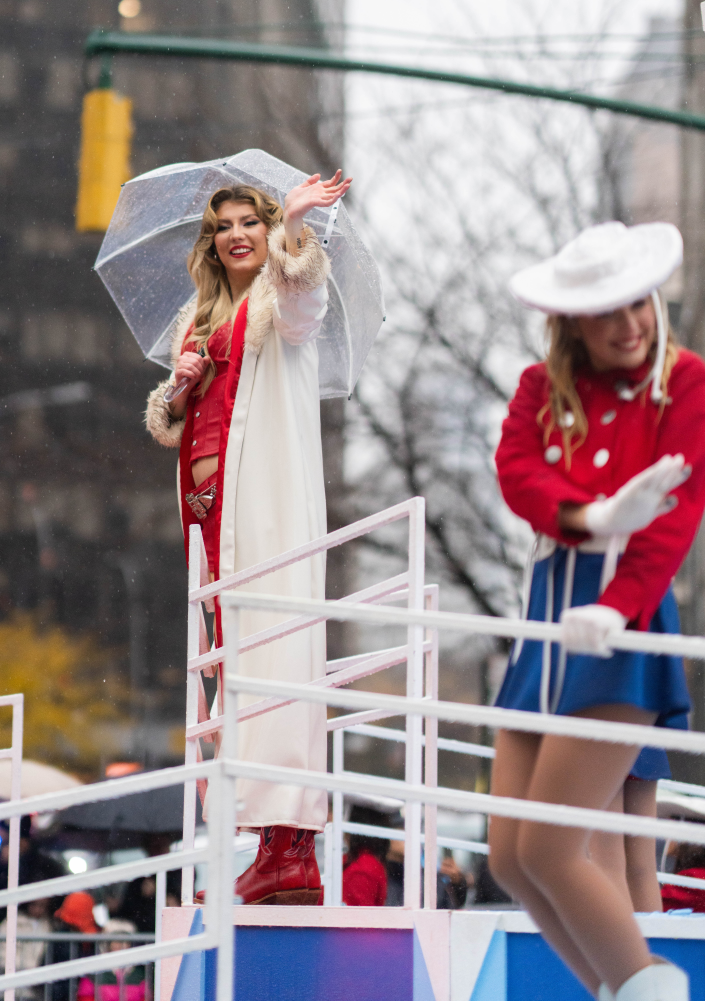
#> input picture photos/storm-parade.jpg, 4935 x 7006 px (shown at 1/7 size); its folder holds 3 pictures in this run
$ python compose.py
#> lines starting #> are read from the running program, lines starting #| are printed output that depends on the picture
#!/usr/bin/env python3
"""Compose the news-image-20261127 entry: one 1024x1024 daily-news card.

Real photographs from Wikimedia Commons, laid out as a restrained daily
briefing card: warm-white paper, one oxblood-red accent, serif headlines,
small-caps kickers, generous whitespace, hairline rules, one-line photo
captions. No AI imagery, no gloss, no gradients.

Masthead: "THE WORLD TODAY" in large black serif on the paper, thin black
rules above and below, one hairline red rule as the only red accent up top.

Layout (1024x1024):
  top row    date left, red REC dot right
  masthead   nameplate + rules
  grey box   one-line standfirst naming all four stories
  lead card  storm photo left, kicker + headline + subhead right
  three cards in a row, each: photo, kicker, headline, subhead, caption
  footer     photo credits left, news sources right

Facts are the verified ones in SOURCES.md. Two photos are file photos and
their captions say so: the parade picture is from 2024 (this year's parade
was postponed, so no 2026 parade photo exists), and the tanker picture
shows a different vessel (no free photo of the Med Emre exists).

Deterministic: fixed layout, fixed fonts, no timestamps, no randomness.
Reads photos from <repo>/photos/ and writes entry.png (JPEG bytes under
the name entry.png) into the repository root.
"""

import os

from PIL import Image, ImageDraw, ImageFont, ImageOps

HERE = os.path.dirname(os.path.abspath(__file__))
REPO = os.path.dirname(HERE)
PHOTOS = os.path.join(REPO, "photos")

W = H = 1024
M = 36
CW = W - 2 * M

PAPER = (253, 252, 248)
INK = (25, 25, 25)
BODY = (58, 56, 52)
GREY = (110, 106, 99)
RED = (158, 27, 50)
HAIR = (217, 212, 199)
BOX = (241, 238, 230)

FONTS = "/usr/share/fonts/truetype/liberation"


def font(name, size):
    return ImageFont.truetype(os.path.join(FONTS, name), size)


SERIF_B = lambda s: font("LiberationSerif-Bold.ttf", s)
SERIF = lambda s: font("LiberationSerif-Regular.ttf", s)
SANS = lambda s: font("LiberationSans-Regular.ttf", s)
SANS_B = lambda s: font("LiberationSans-Bold.ttf", s)
SANS_I = lambda s: font("LiberationSans-Italic.ttf", s)


def wrap(draw, text, fnt, max_w):
    """Greedy word wrap; returns a list of lines that fit max_w."""
    lines, cur = [], ""
    for word in text.split(" "):
        trial = word if not cur else cur + " " + word
        if draw.textlength(trial, font=fnt) <= max_w:
            cur = trial
        else:
            if cur:
                lines.append(cur)
            cur = word
    if cur:
        lines.append(cur)
    return lines


def draw_lines(draw, lines, x, y, fnt, fill, leading):
    for line in lines:
        draw.text((x, y), line, font=fnt, fill=fill)
        y += leading
    return y


def kicker(draw, x, y, text):
    draw.text((x, y), text, font=SANS_B(16), fill=RED)


def photo(path, box_w, box_h, centering=(0.5, 0.5)):
    img = Image.open(os.path.join(PHOTOS, path)).convert("RGB")
    return ImageOps.fit(img, (box_w, box_h), Image.LANCZOS, centering=centering)


def main():
    img = Image.new("RGB", (W, H), PAPER)
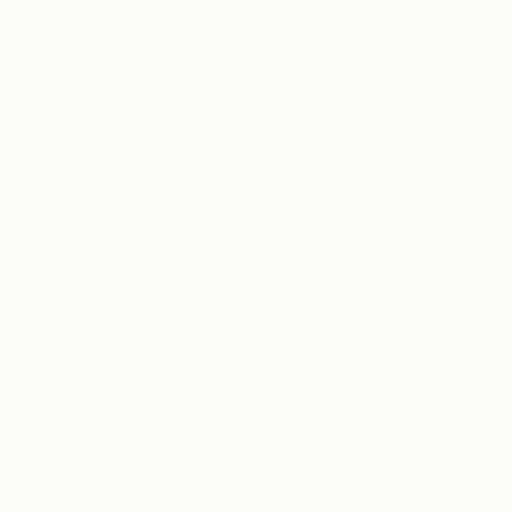
#> img: PIL image 1024x1024 RGB (shown at 1/2 size); mean R, G, B 253, 252, 248
    d = ImageDraw.Draw(img)

    # Top row: date left, red REC dot right.
    d.text((M, 30), "Friday, November 27, 2026", font=SANS(19), fill=INK)
    rec = "REC"
    rw = d.textlength(rec, font=SANS_B(18))
#> rw = 38
    d.ellipse((W - M - rw - 24, 33, W - M - rw - 12, 45), fill=RED)
    d.text((W - M - rw, 30), rec, font=SANS_B(18), fill=RED)

    # Masthead with rules.
    d.line((M, 58, W - M, 58), fill=INK, width=2)
    name = "THE WORLD TODAY"
    size = 88
    while d.textlength(name, font=SERIF_B(size)) > CW and size > 40:
        size -= 2
#> this loop made 0 passes
#> after the loop, size = 88
    d.text((M, 66), name, font=SERIF_B(size), fill=INK)
    d.line((M, 168, W - M, 168), fill=INK, width=1)
    d.line((M, 172, W - M, 172), fill=RED, width=2)

    # Standfirst box.
    d.rectangle((M, 186, W - M, 242), fill=BOX)
    stand = ("Thanksgiving storm batters the US East Coast \u00b7 Tokyo inflation "
             "stays hot \u00b7 Tanker capsizes off Ibiza \u00b7 Delhi police free 164 "
             "in \u2018cyber slavery\u2019 raid")
    lines = wrap(d, stand, SANS(18), CW - 32)
#> lines = 2 items
    y = 186 + (56 - len(lines) * 24) // 2
#> y = 190
    for line in lines:
        d.text(((W - d.textlength(line, font=SANS(18))) / 2, y), line,
               font=SANS(18), fill=BODY)
        y += 24
#> this loop made 2 passes
#> y on pass 1: 214
#> (line, y) on pass 2: ('free 164 in ‘cyber slavery’ raid', 238)
#> after the loop, y = 238

    # Lead card: storm.
    d.text((M, 258), "", font=SANS(1))
    img.paste(photo("storm-parade.jpg", 452, 268, centering=(0.5, 0.35)),
              (M, 258))
#> in photo, img is the input picture: PIL image 4935x7006 RGB; mean R, G, B 150.3, 135.7, 139.3
#> in photo, `return ImageOps.fit(img, (box_w, box_h), Image.LANCZOS, centering=cent..`:
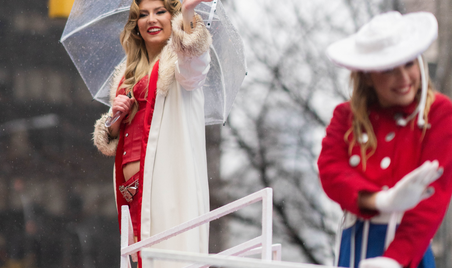
#> returned value: PIL image 452x268 RGB; mean R, G, B 151, 125.6, 128.5
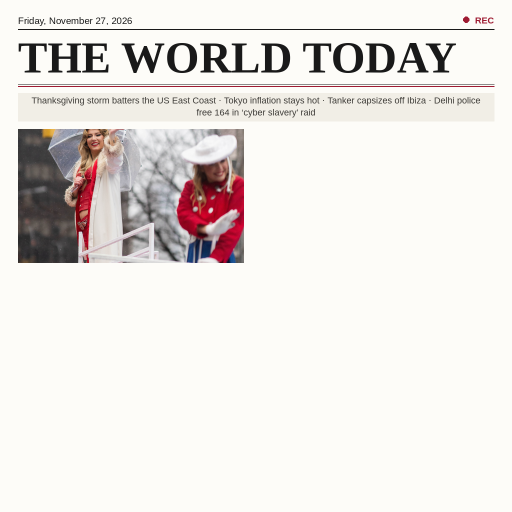
#> img: PIL image 1024x1024 RGB (shown at 1/2 size); mean R, G, B 234.6, 230.4, 227.2
    x = 512
    kicker(d, x, 262, "UNITED STATES \u2014 WEATHER")
    head = wrap(d, "Thanksgiving storm batters US East Coast",
                SERIF_B(40), W - M - x)
#> head = ['Thanksgiving storm batters', 'US East Coast']
    y = draw_lines(d, head, x, 292, SERIF_B(40), INK, 48)
#> the loop in draw_lines, `for line in lines:` made 2 passes
#> (line, y) on passes 1 to 2: ('Thanksgiving storm batters', 340), ('US East Coast', 388)
#> after the loop in draw_lines, `for line in lines:`: y = 388
#> y = 388
    sub = wrap(d, "Power out for 836,000 as the 100th Macy\u2019s parade is "
                  "postponed for weather \u2014 a first.", SANS(20), W - M - x)
#> sub = 2 items
    draw_lines(d, sub, x, y + 8, SANS(20), BODY, 27)
#> the loop in draw_lines (call 2), `for line in lines:` made 2 passes
#> y on pass 1: 423
#> (line, y) on pass 2: ('postponed for weather — a first.', 450)
    d.text((M, 534), "The Macy\u2019s parade in 2024; this year\u2019s was postponed.",
           font=SANS_I(15), fill=GREY)

    # Divider.
    d.line((M, 562, W - M, 562), fill=HAIR, width=1)

    # Three cards.
    cards = [
        ("tokyo-boj.jpg", "JAPAN \u2014 ECONOMY",
         "Tokyo inflation stays hot at 2.9%",
         "Core prices top the BOJ\u2019s 2% target for a third month; a "
         "December rate rise looks likelier.",
         "Bank of Japan headquarters, Tokyo."),
        ("ibiza-tanker.jpg", "SPAIN \u2014 MARITIME",
         "Diesel tanker capsizes off Ibiza; one dead",
         "Med Emre, carrying up to 7,000 tonnes of diesel, went down "
         "56 km off Ibiza; 17 crew rescued.",
         "A chemical tanker at sea \u2014 file photo."),
        ("delhi-police.jpg", "INDIA \u2014 CRIME",
         "Delhi police free 164 in \u2018cyber slavery\u2019 raid",
         "Foreign nationals freed from a Noida call centre; 355 phones "
         "and 174 passports seized.",
         "Delhi Police headquarters."),
    ]
    col_w = 301
    gap = 24
    for i, (pic, kick, head, sub, cap) in enumerate(cards):
        cx = M + i * (col_w + gap)
        img.paste(photo(pic, col_w, 170), (cx, 580))
#> call 2 of photo, with path = 'tokyo-boj.jpg', box_w = 301, box_h = 170, centering = (0.5, 0.5)
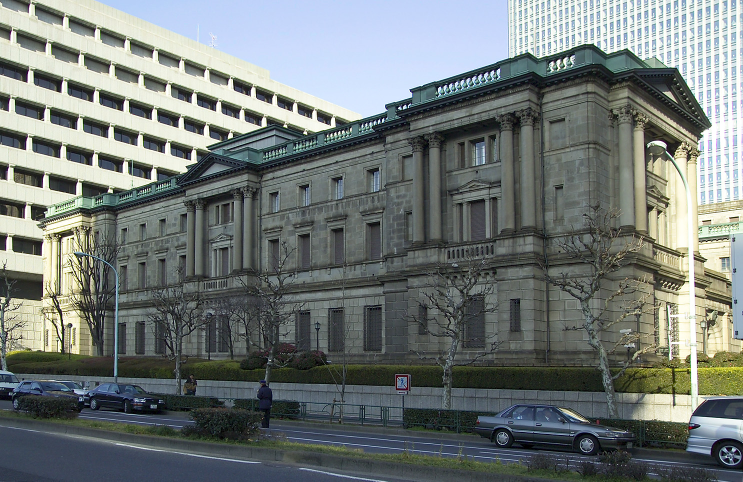
#> input picture photos/tokyo-boj.jpg, 1486 x 963 px (shown at 1/2 size)
#> in photo, img is the input picture: PIL image 1486x963 RGB; mean R, G, B 114.1, 121, 119
#> in photo (call 2), `return ImageOps.fit(img, (box_w, box_h), Image.LANCZOS, centering=cent..`:
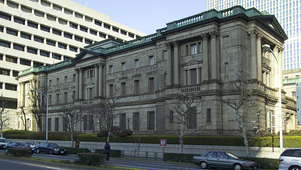
#> returned value: PIL image 301x170 RGB; mean R, G, B 111.7, 117.9, 113.9
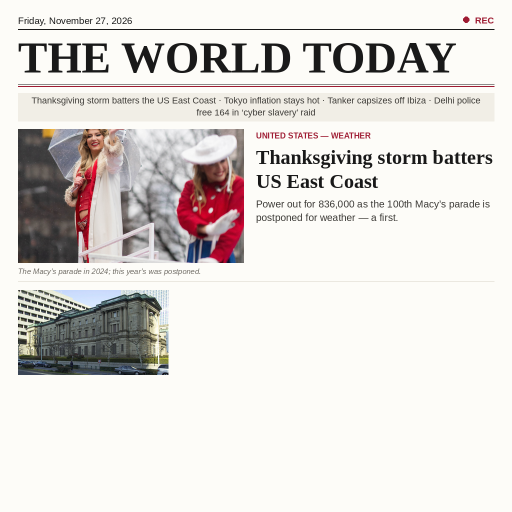
#> img: PIL image 1024x1024 RGB (shown at 1/2 size); mean R, G, B 225.4, 221.4, 218.2
        kicker(d, cx, 758, kick)
        hl = wrap(d, head, SERIF_B(26), col_w)
#> hl = ['Tokyo inflation stays hot at', '2.9%']
        y = draw_lines(d, hl, cx, 782, SERIF_B(26), INK, 32)
#> y = 846
        sl = wrap(d, sub, SANS(17), col_w)
#> sl = ['Core prices top the BOJ’s 2% target for', 'a third month; a December rate rise', 'looks likelier.']
        y = draw_lines(d, sl, cx, y + 6, SANS(17), BODY, 23)
#> y = 921
        d.text((cx, y + 8), cap, font=SANS_I(14), fill=GREY)

    # Footer.
    d.line((M, 952, W - M, 952), fill=HAIR, width=1)
    d.text((M, 964), "Photos: A. Quintano \u00b7 R. Spekking \u00b7 Ji-Elle \u00b7 BOJ HQ (public domain)",
           font=SANS(14), fill=GREY)
    src = "Sources: Reuters \u00b7 AP \u00b7 NDTV \u00b7 Deccan Herald"
    d.text((W - M - d.textlength(src, font=SANS(14)), 964), src,
           font=SANS(14), fill=GREY)

    out = os.path.join(REPO, "entry.png")
    img.save(out, "JPEG", quality=88)
    print("wrote", out, os.path.getsize(out), "bytes")


if __name__ == "__main__":
#> (the run stopped early here; a loop or call above may not have finished)
